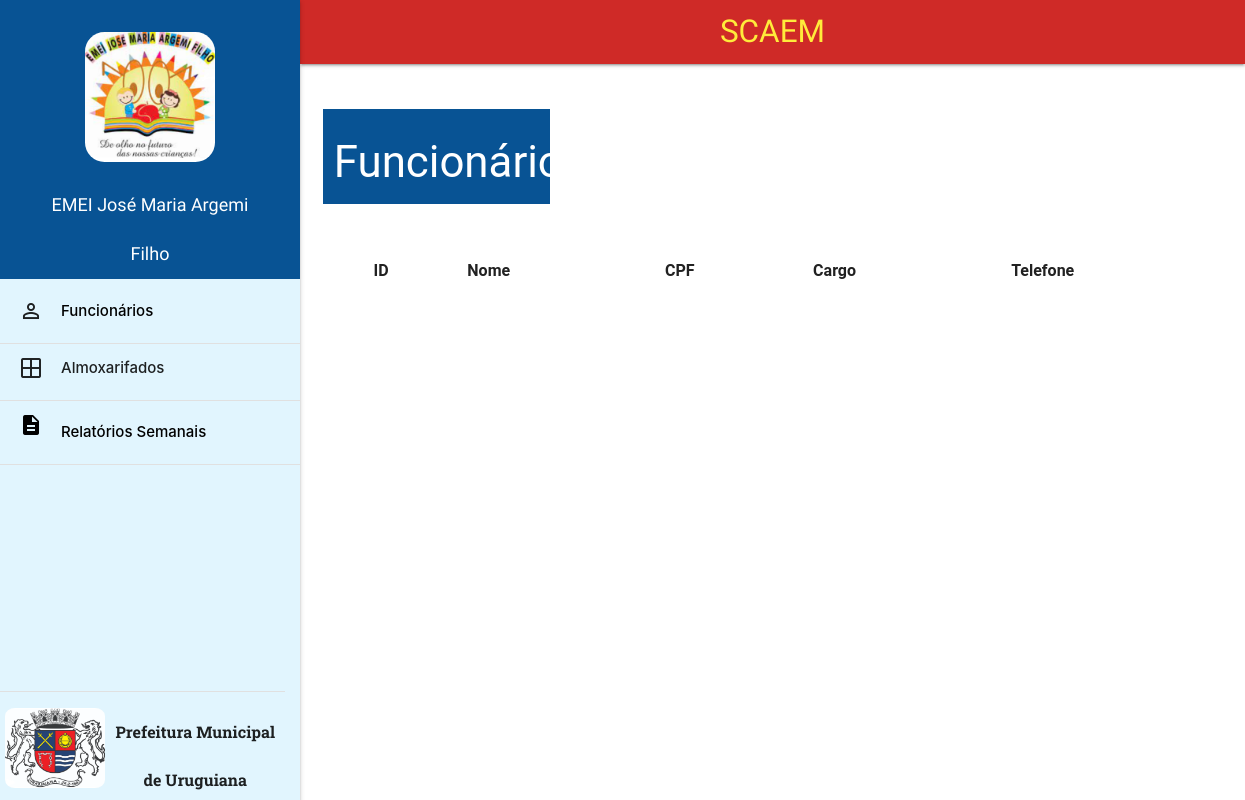
The page /consultarGeral.php on the database as committed earlier.
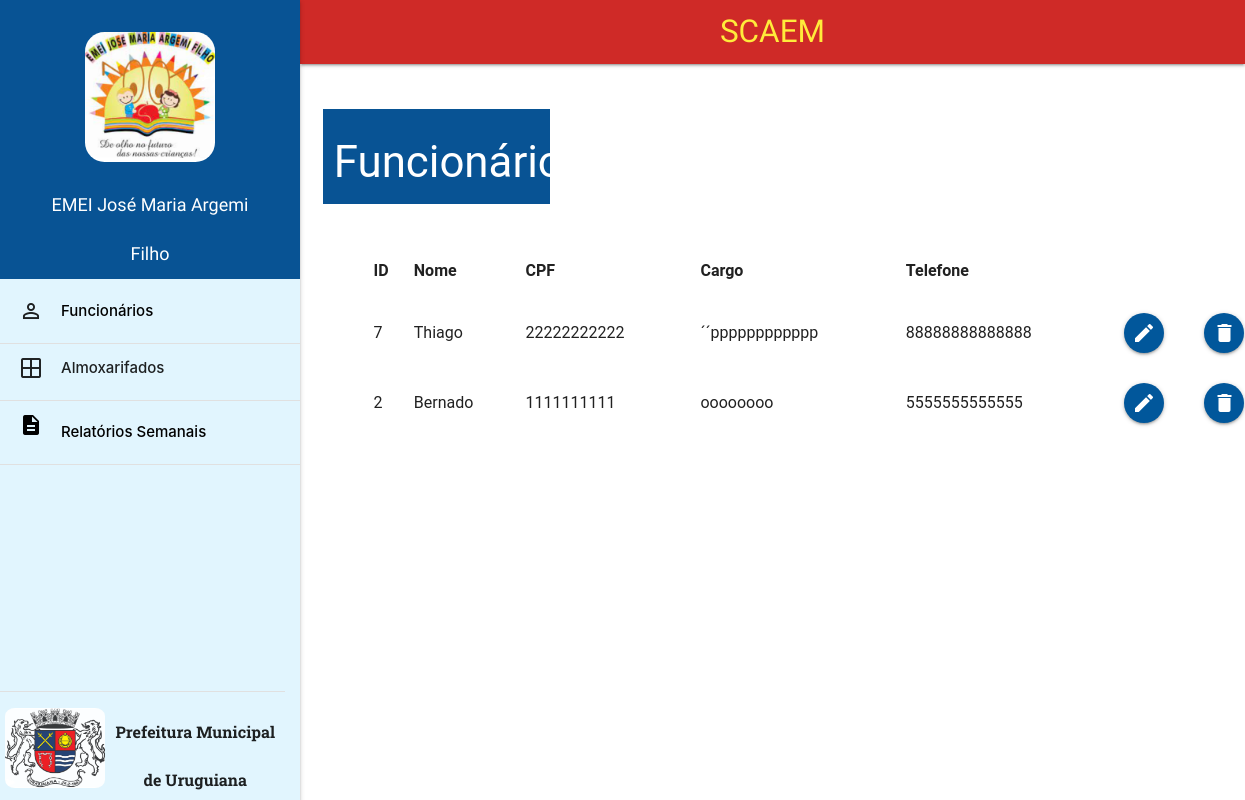
The same page on the database as committed later.
### tables this page shows
CREATE TABLE IF NOT EXISTS `funcionario` (
  `idFuncionario` int NOT NULL AUTO_INCREMENT,
  `nome` text NOT NULL,
  `cpf` varchar(11) NOT NULL,
  `cargo` varchar(300) NOT NULL,
  `telefone` varchar(14) NOT NULL,
  PRIMARY KEY (`idFuncionario`)
);

### consultarGeral.php (the view, shortened to what this page needs)
<!DOCTYPE html>
      <html lang="PT-br">
    <head>
      <link type="text/css" rel="stylesheet" href="css/materialize.css" media="screen,projection" />
      <link rel="stylesheet" href="css/estilo.css">
      <link rel="stylesheet" href="https://cdnjs.cloudflare.com/ajax/libs/materialize/1.0.0/css/materialize.min.css">
  </head>
        <body>
      <?php
      require_once "conecta.php";
        ?>
      <div class="row">
      <main class="container col s9 offset-s3 ">
        <br><br>
      <div class="cont1 col s3 offset-s0">
        <h3 class=" center-align white-text"> Funcionários </h3>
      </div>
   <br><br><br><br><br><br>
    <table class="bordered highlight striped responsive-table topicos">
            <thead class="">
              <tr>
                  <th>ID</th>
                  <th>Nome</th>
                  <th>CPF</th>
                  <th>Cargo</th>
                  <th>Telefone</th>
              </tr>
            </thead>
            <tbody>
    <?php
      $sql = "SELECT idFuncionario,nome,cpf,cargo,telefone FROM funcionario";
      $resultado = mysqli_query($conexao,$sql);
    while($linha = mysqli_fetch_assoc($resultado))
        {
          echo "<tr>";
          $id = $linha['idFuncionario'];
          $nome = $linha['nome'];
          $cpf = $linha['cpf'];
          $cargo = $linha['cargo'];
          $telefone = $linha['telefone'];
          echo "<tr>";
          echo "<td>" . $id. "</td>";
          echo "<td>" . $nome . "</td>";
          echo "<td>" . $cpf . "</td>";
          echo "<td>" . $cargo . "</td>";
          echo "<td>" . $telefone . "</td>";
          echo "<td>  <a href= 'formAtualFun.php?idFuncionario=$id' class='btn-floating waves-effect waves-light light-blue darken-4 '> <i class='material-icons'>mode_edit</i></a> </td>";
          echo "<td> <a href='#modal1' onclick='preencheId($id)' class='btn-floating waves-effect waves-light light-blue darken-4 modal-trigger'> <i class='material-icons'>delete</i></a> </td>";
          echo "</tr>";
        }
        ?>
        </tbody>
        </table>
        <br>
        </main>
      </div>
      <br><br>
        </body>
      </html>

Rows that differ between the two databases and show on the page:
added funcionario: idFuncionario "7", nome "Thiago", cpf "22222222222", cargo "´´pppppppppppp", telefone "88888888888888"
added funcionario: idFuncionario "2", nome "Bernado", cpf "1111111111", cargo "oooooooo", telefone "5555555555555"
